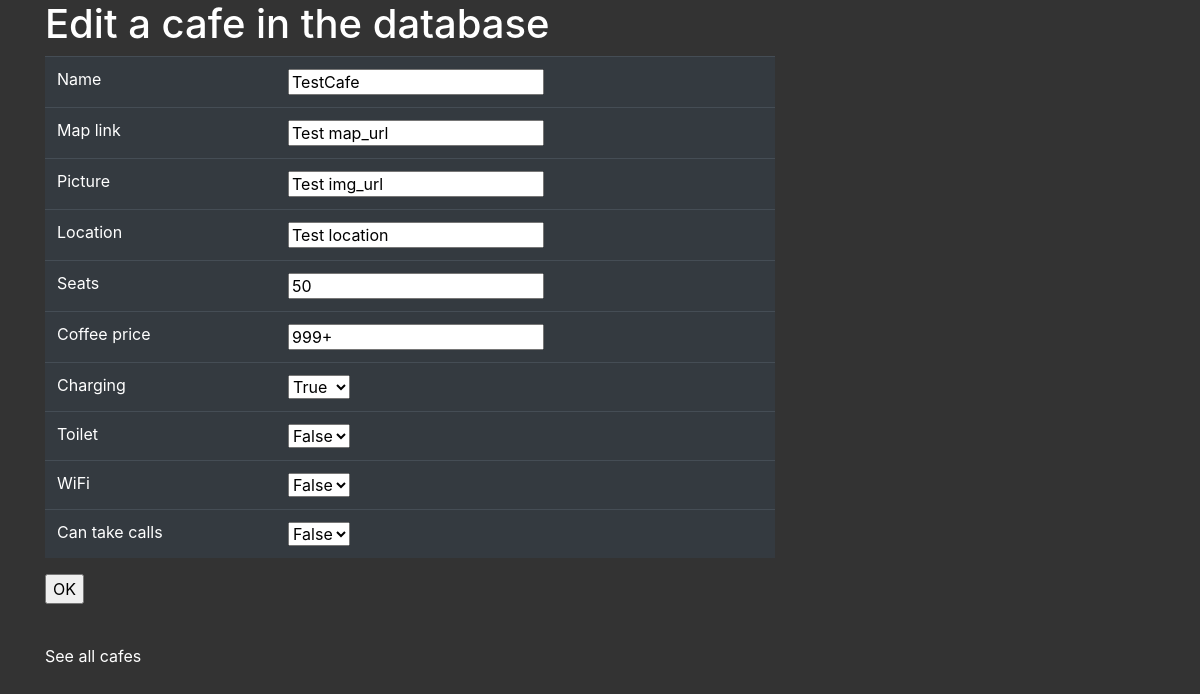
The page /cafes/edit1 on the database as committed earlier.
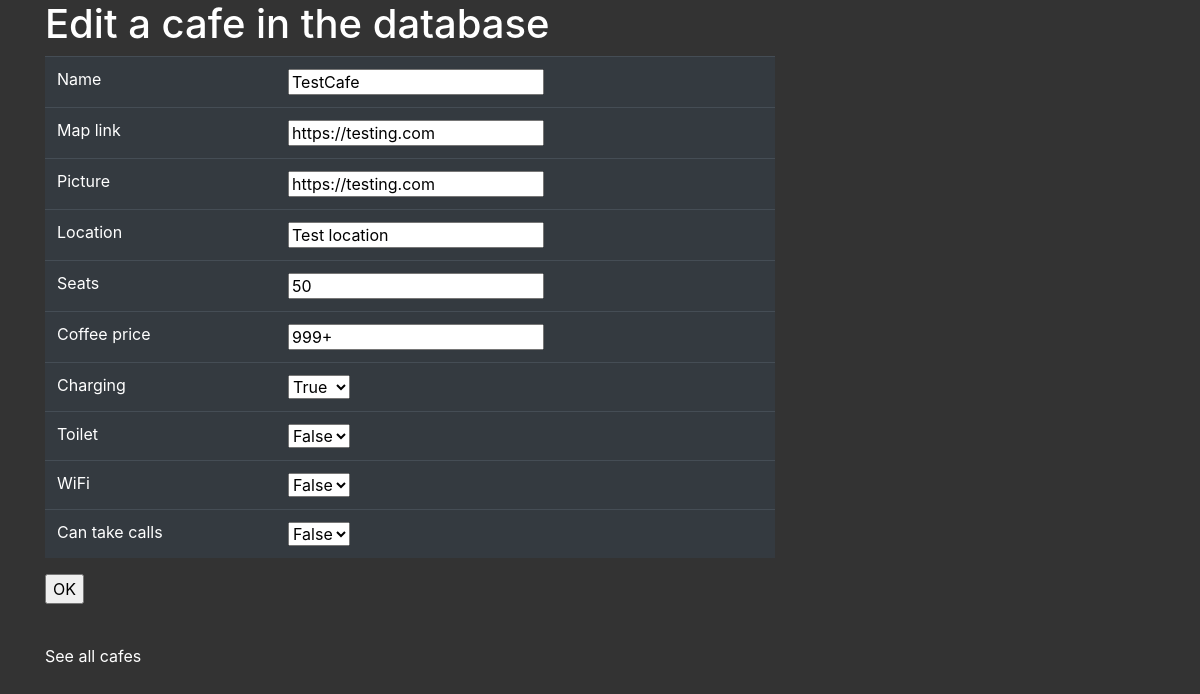
The same page on the database as committed later.
### cafeapp/models.py (models this page shows, shortened)
class Cafe(models.Model):
    name = models.CharField(max_length=250)
    map_url = models.CharField(max_length=250)
    img_url = models.CharField(max_length=250)
    location = models.CharField(max_length=250)
    seats = models.CharField(max_length=250)
    coffee_price = models.CharField(max_length=250)
    has_sockets = models.BooleanField(default=False, choices=[(False, "False"), (True, "True")])
    has_toilet = models.BooleanField(default=False, choices=[(False, "False"), (True, "True")])
    has_wifi = models.BooleanField(default=False, choices=[(False, "False"), (True, "True")])
    can_take_calls = models.BooleanField(default=False, choices=[(False, "False"), (True, "True")])

### cafeapp/views.py (the view, shortened to what this page needs)
# urls.py: path('cafes/edit<int:id>', views.edit, name='edit'),
def edit(request, id):
    cafe_to_edit = get_object_or_404(Cafe, id=id)
    form = EditCafeForm(instance=cafe_to_edit)
    return render(request, 'cafeapp/edit.html', {'form': form, 'id': id})

### cafeapp/forms.py
class EditCafeForm(forms.ModelForm):
    class Meta:
        model = Cafe
        fields = '__all__'
        labels = {"can_take_calls": "Can take calls", "has_sockets": "Charging", "has_wifi": "WiFi",
                  "has_toilet": "Toilet", "map_url": "Map link", "img_url": "Picture"}

### cafeapp/templates/cafeapp/edit.html (shortened to what this page needs)
{% load bootstrap4 %}
{% bootstrap_css %}
{% block styles %}
<link rel="stylesheet" href="/static/css/styles.css">
{% endblock %}
{% block content %}
<div class="container">
  <div class="row">
    <div class="col-sm-12 col-md-8">
      <h1>Edit a cafe in the database</h1>
      <form action="{% url 'cafeapp:edit' id %}" method="post">
        <table class="table table-dark">
          <tbody>
          {% for field in form %}
          <tr>
            <td>{{ field.label }}</td><td>{{ field }}</td>
          </tr>
          {% endfor %}
          </tbody>
        </table>
        <input type="submit" value="OK">
      </form>
      <p class="space-above"><a onclick='window.location.href="/cafes/all_cafes"'>See all cafes</a></p>
    </div>
  </div>
</div>
{% endblock %}

Rows that differ between the two databases and show on the page:
changed Cafe "TestCafe": map_url "Test map_url" → "https://testing.com"; img_url "Test img_url" → "https://testing.com"
